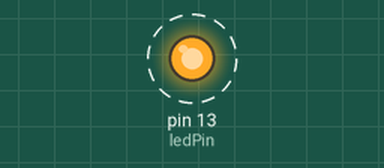
This sketch was run on a simulated Arduino Uno, built with avr-gcc and run on an emulated ATmega328P. Shown: output pins drawn as LEDs (lit = HIGH). Dashed ring = blinking. What the sketch prints to the serial monitor is not drawn.

Above: at 0.5 s.
Timing chart, 0 to 4.6 s (numbered marks = the images above):
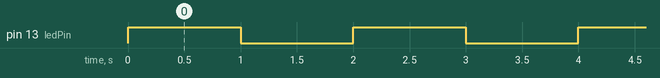

Measured:
- by itself, pin 13 (ledPin): alternates HIGH for 1.0 s and LOW for 1.0 s

The sketch:

Blink01.ino
```cpp
int ledPin = 13;

void setup()
{
  pinMode(ledPin, OUTPUT);
  Serial.begin(9600);     // инициализация работы с COM-портом
}

void loop()
{
  digitalWrite(ledPin, HIGH);
  Serial.print("H");      // светодиод горит – пишем H
  delay(1000);
  digitalWrite(ledPin, LOW);
  Serial.println("L");    // светодиод погасили – пишем L
  delay(1000);
}
```
